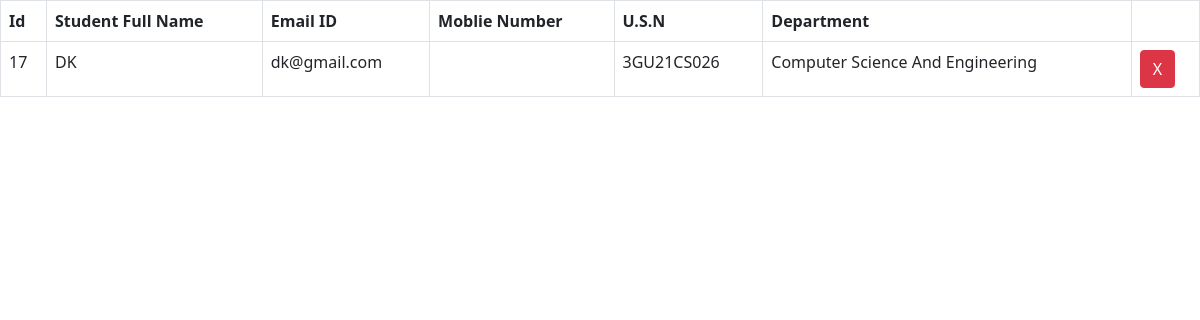
The app's page /studentregisterdisplay with its own data.
### Library/models.py (models this page shows)
class StudentRegister(models.Model):
	studentfullname=models.CharField(max_length=100,null=False)
	emailid=models.CharField(max_length=30,null=False)
	mobilenumber=models.CharField(max_length=18,null=False)
	usn=models.CharField(max_length=15,null=False)
	department=models.CharField(max_length=100,null=False)

### Library/views.py (the view)
# urls.py: path("studentregisterdisplay",views.studentregisterdisplay),
def studentregisterdisplay(request):
	msg=""
	if request.method=="POST":
		sid=request.POST["sid"]
		StudentRegister.objects.filter(id=sid).delete()
		msg="Record Deleted Successfully"
	data=StudentRegister.objects.all()
	return render(request,"studentregisterdisplay.html",{"msg":msg,"data":data})

### Library/templates/studentregisterdisplay.html (shortened to what this page needs)
<!DOCTYPE html>
<html>
<head>
	<link href="https://cdn.jsdelivr.net/npm/bootstrap@5.1.1/dist/css/bootstrap.min.css" rel="stylesheet">
</head>
<body>
	<table align="center" class="table table-bordered" border="1">
	<tr>
		<th>Id</th>
		<th>Student Full Name</th>
		<th>Email ID</th>
		<th>Moblie Number</th>
		<th>U.S.N</th>
		<th>Department</th>
		</tr>
{% for d in data %}
<tr>
	<td>{{d.id}}</td>
	<td>{{d.studentfullname}}</td>
	<td>{{d.emailid}}</td>
	<td>{{d.moblienumber}}</td>
	<td>{{d.usn}}</td>
	<td>{{d.department}}</td>
	<td>
		<form name="frmdelete" method="post">
			<input type="submit" name="btnsubmit" class="btn btn-danger" value="X">
		</form>
	</td>
</tr>
{% endfor %}
</table>
</body>
</html>

### records on screen
StudentRegister: id "17", studentfullname "DK", emailid "dk@gmail.com", usn "3GU21CS026", department "Computer Science And Engineering"
